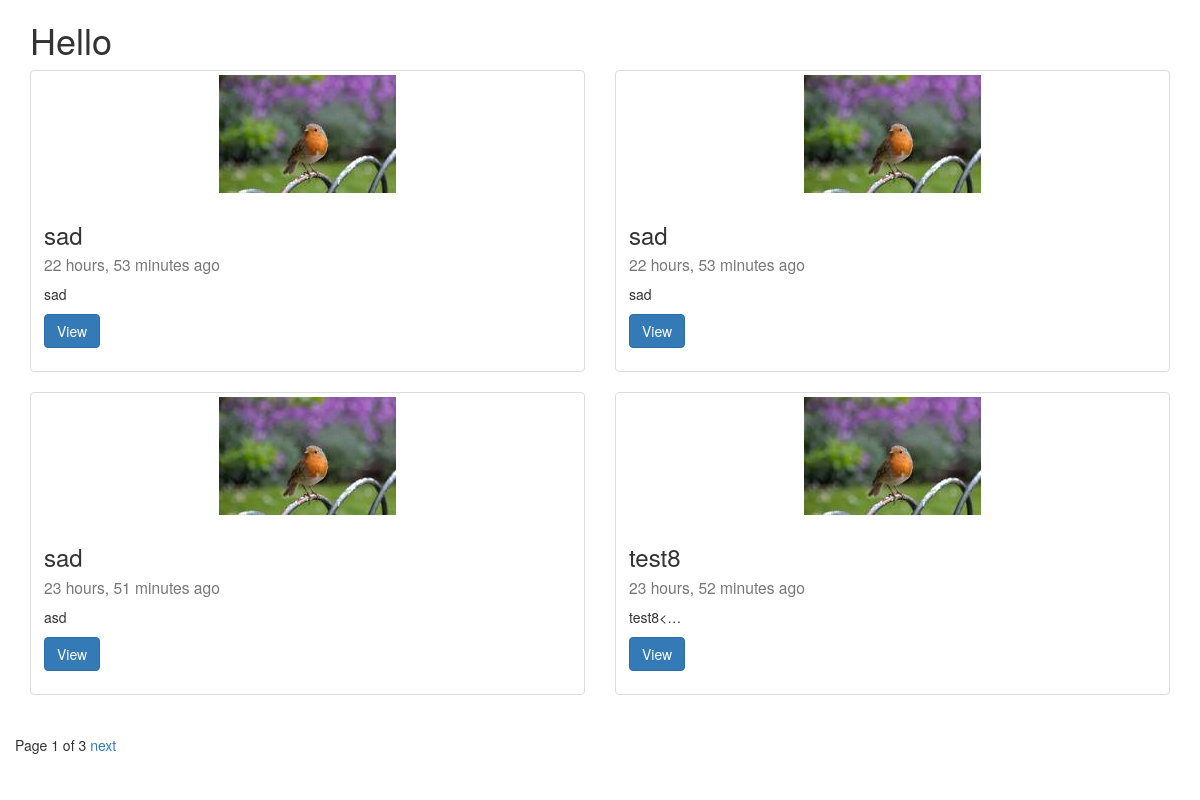
Page /posts/list/ on the earlier database version.
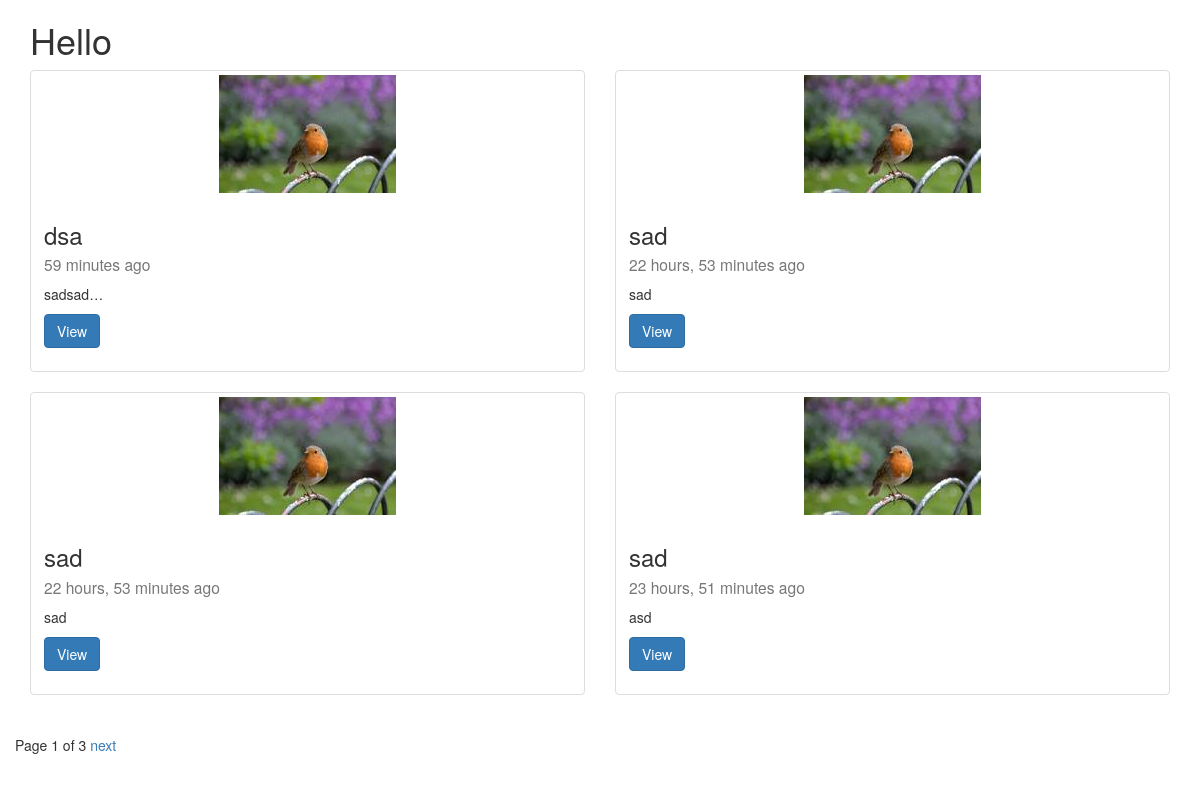
Same page on the later database version.
### posts/models.py (models this page shows, shortened)
class Post(models.Model):
	author = models.ForeignKey(User, default=1)
	title = models.CharField(max_length=255)
	slug = models.SlugField(unique=True, null=True)
	image = models.ImageField(upload_to="blog_images", null=True, blank=True)
	content = models.TextField()
	updated = models.DateTimeField(auto_now=True, auto_now_add=False)
	timestamp = models.DateTimeField(auto_now=False, auto_now_add=True)
	def get_absolute_url(self):
		return reverse("posts:detail", kwargs={"slug": self.slug})
	class Meta:
		ordering = ['-timestamp', '-updated']

### posts/views.py (the view)
def post_list(request):
	obj_list = Post.objects.all()#.order_by("-timestamp","-updated")
	paginator = Paginator(obj_list, 4) # Show 25 contacts per page
	page = request.GET.get('page')
	try:
		obj = paginator.page(page)
	except PageNotAnInteger:
		obj = paginator.page(1)
	except EmptyPage:
		obj = paginator.page(paginator.num_pages)
	context = {
	"obj_list": obj
	}
	return render(request,	'post_list.html', context)

### posts/templates/post_list.html (shortened to what this page needs)
{% extends "base.html" %}
{% block content %}
<div class="row">
{% for object in obj_list %}
	<div class="col-sm-6">
		<div class="thumbnail">
			{% if object.image %}
	  <img src="{{object.image.url}}" class="img-responsive">
	  		{% endif %}
			<div class="caption">
				<h3>{{object.title}}<br><small>{{object.timestamp|timesince}} ago</small></h3>
				<p>{{object.content|linebreaks|truncatechars:10}}</p>
				<p>
				  <a href="{{object.get_absolute_url}}" class="btn btn-primary">View</a>
				</p>
			</div>
		</div>
	</div>
	{% endfor %}
	<div class="pagination">
	<span class="step-links">
		<span class="current">
			Page {{ obj_list.number }} of {{ obj_list.paginator.num_pages }}
		</span>
		{% if obj_list.has_next %}
			<a href="?page={{ obj_list.next_page_number }}">next</a>
		{% endif %}
	</span>
	</div>
</div>
	</body>
{% endblock content %}

Differences in the rows shown:
no longer on this page (row unchanged): Post: image (picture), title "test8", timestamp "23 hours, 52 minutes", content "test8<…"
added Post: image (picture), title "dsa", timestamp "59 minutes", content "sadsad…"
